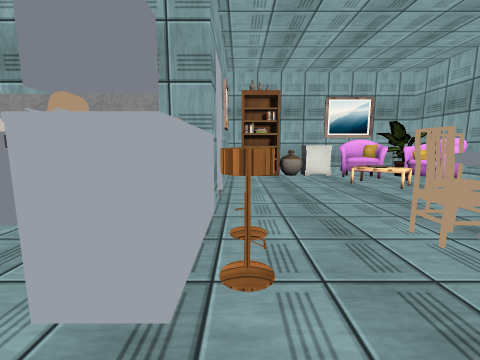
view 1 (above)

17 first-person views from a walk through a scene from a Unity 3-D project. The camera is 1.2 m above the floor, tilts 8° down and sees 90° across. The floor is counted in squares, 0.5 m on a side. Each view is taken from the middle of a square. On the plan, view 1 faces up. The plan holds only what a view shows up to about 17 squares ahead; the rest is blank. The place goes on beyond the plan. The player is left out. Door leaves are left out, so doorways stand open. Some surface patterns are stand-ins.

view 2
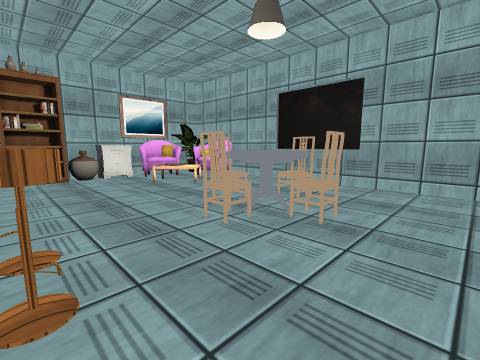

view 3
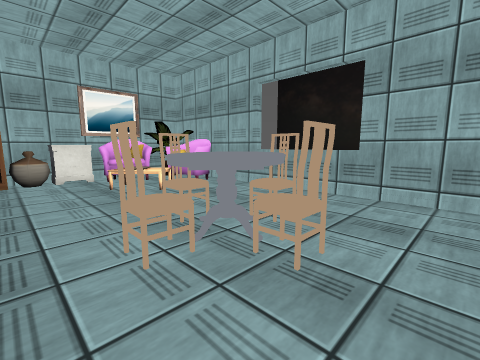

view 4
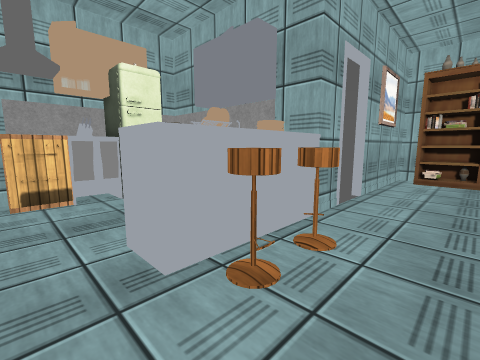

view 5
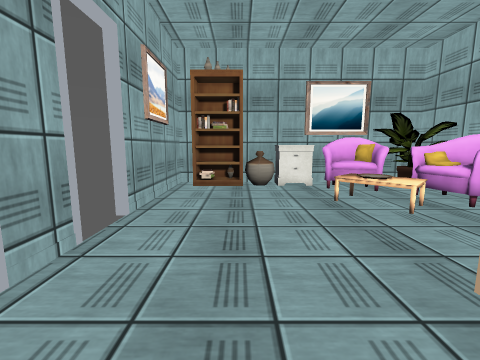

view 6
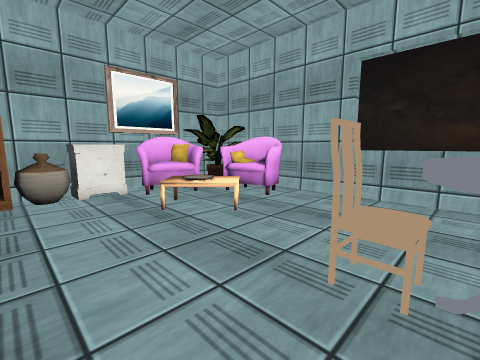

view 7
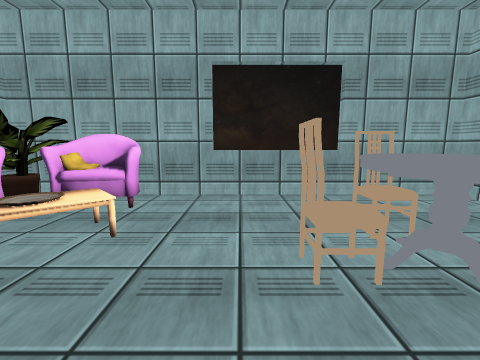

view 8
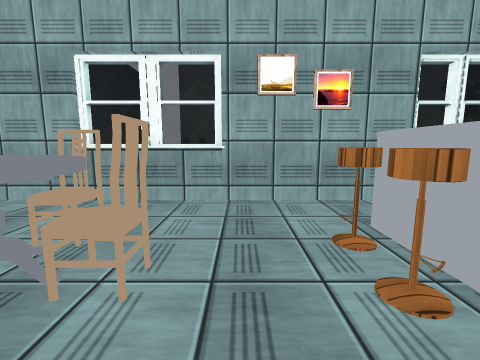

view 9
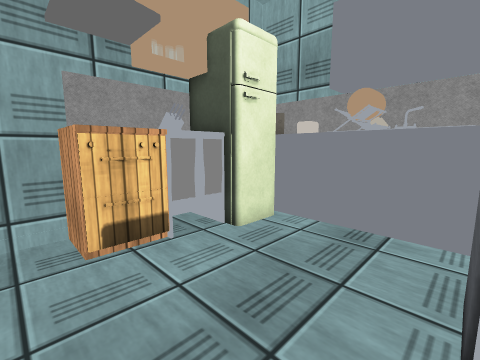

view 10
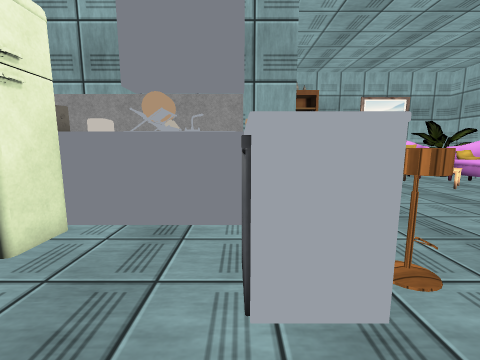

view 11
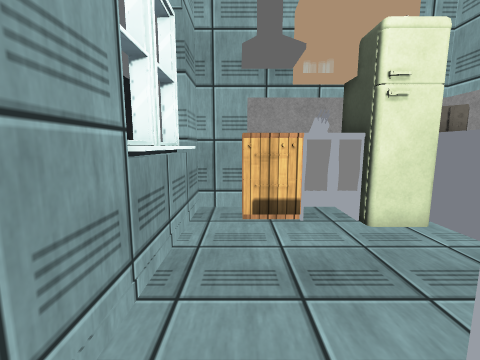

view 12
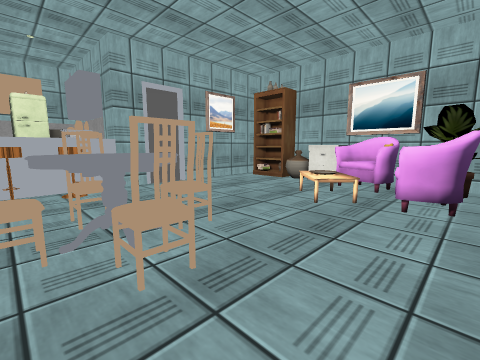

view 13
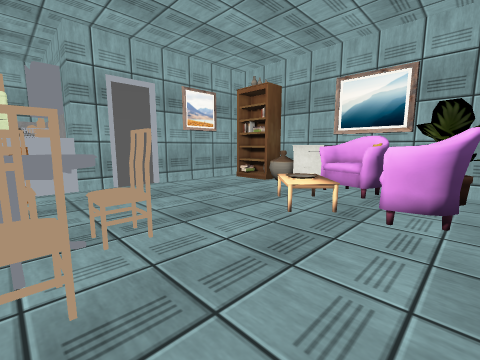

view 14
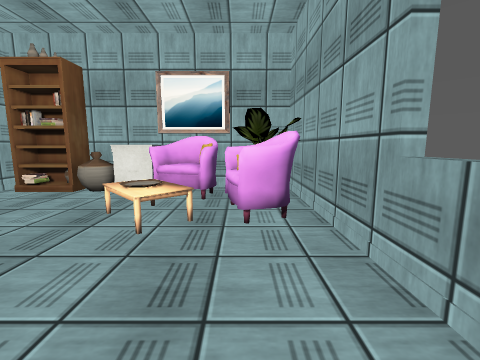

view 15
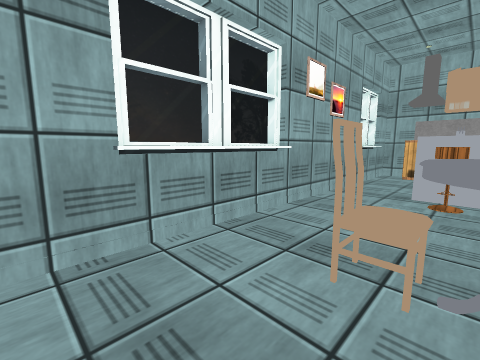

view 16
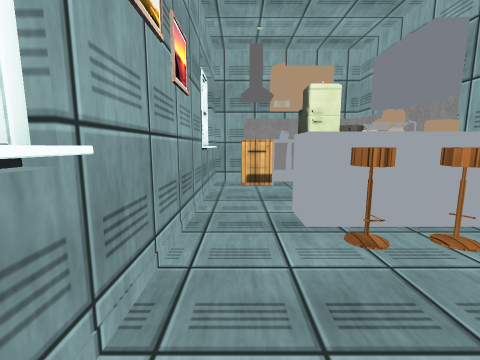

view 17
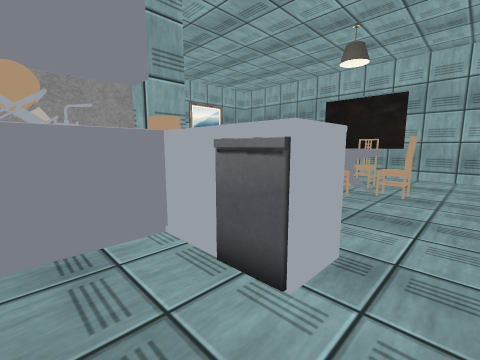

### Floor plan
Points are (right, up) in squares from view 1. A wall is a line through its corners. A room is listed if a view was taken in it or the views show most of it. See-through windows are left out.
Room 1 (views 1, 2, 3, 4, 5, 6, 7, 8, 9, 10, 11, 12, 13, 14, 15, 16, 17)
walls: (-1, 8.8) (-2.9, 8.8); (-1, 10.9) (-1, 3) (-2.6, 3); (-1.4, 6.7) (-2.6, 6.7); (-1.6, 4.8) (-2.9, 4.8); (-2.8, 4.4) (-2.8, 6.5); (-5, 7.1) (-6.1, 7.1); (-5.1, 7.4) (-5.6, 7.4); (-5.4, 8.7) (-6, 8.7); (3.6, -0.4) (10.2, -0.4); (5.6, 21.1) (3.1, 21.1); (-1, 20.9) (-1, 13.2); (8.6, 21.1) (7.4, 21.1); (-8.5, 4.5) (-8.5, 3.4); (-8.7, 4.5) (-8.4, 3.9) (-8.7, 3.4); (-8.7, 4.5) (-8.7, 3.4); (11.6, 21.1) (10.4, 21.1); (-8.4, -0.4) (-4.5, -0.4); (-10.4, -0.7) (14.9, -0.7) (14.9, 21.1)
ways out: open door at (-1, 12)
objects: other object (-10, 1) to (-8, 3); other object (-10, 3); block (-10, 4); other object (-10, 5) to (-10, 7); microwave (-10, 8); fridge (-9, 5) to (-8, 7); other object (-8, 8) to (-7, 8); sink (-7, 7); sink (-4, 7) to (-3, 8); fridge (-3, 3) to (-3, 4); stool (0, 4) to (1, 5); stool (0, 6) to (1, 7); other object (1, 20); other object (2, 20); vase (4, 19) to (5, 20); other object (5, 3) to (10, 9); other object (6, 20) to (7, 21); chair (8, 17) to (11, 20); chair (11, 14) to (14, 17); pillow (12, 16) to (13, 17)

Positions as (right, up) in squares from view 1, and headings:
1: (0, 0), facing up
2: (0, 0), facing up-right
3: (3, 1), facing up-right
4: (3, 1), facing up-left
5: (3, 5), facing up
6: (3, 7), facing up-right
7: (3, 10), facing right
8: (3, 10), facing down
9: (-3, 0), facing up-left
10: (-3, 0), facing up
11: (-1, 1), facing left
12: (14, 4), facing up-left
13: (14, 6), facing up-left
14: (12, 7), facing up
15: (12, 5), facing down-left
16: (6, 1), facing left
17: (-6, 1), facing up-right
